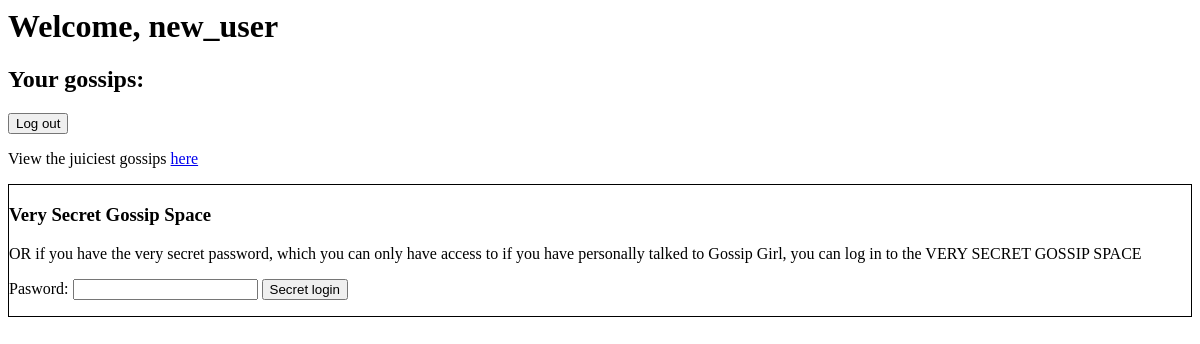
/your-account/new_user/ (signed in), run on an earlier commit of the app's database.
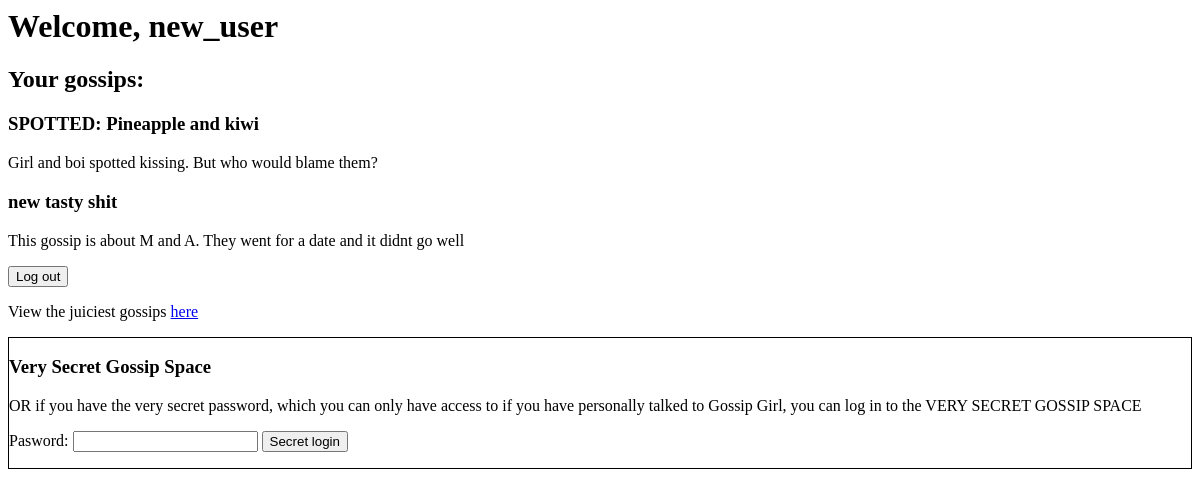
And on a later commit of the database.
### gossip_app/models.py (models this page shows)
class Gossip(models.Model):
    title = models.TextField()
    content=models.TextField()
    author = models.ForeignKey(User,
                               on_delete=models.CASCADE,
                               related_name="gossips")

### gossip_app/views.py (the view)
# urls.py: path("your-account/<str:username>/",views.your_account,name="your_account"),
@login_required
def your_account(request, username):
    user = User.objects.get(username=username)
    gossips = Gossip.objects.filter(
        author=user
    )
    return render(
        request,
        "gossip_app/your_account.html",
        {"gossips": gossips}
    )

### gossip_app/templates/gossip_app/your_account.html (shortened to what this page needs)
<h1>Welcome, {{ user.username }}</h1>
<form method="post" action="{% url 'logout' %}">
  <h2>Your gossips:</h2>
  {% for gossip in gossips %}
    <h3>{{ gossip.title }}</h3>
    <p>{{ gossip.content }}</p>
    {% endfor %}
  <button type="submit">Log out</button>
</form>
<p>
    View the juiciest gossips <a href="{% url 'gossip_list' %}">here</a></p>
    <div style="border: 1px solid black">
    <h3>Very Secret Gossip Space</h3>
    <p>OR if you have the very secret password, which you can only have access to if you have personally talked to Gossip Girl, you can log in to the VERY SECRET GOSSIP SPACE</p>
        <form method="post" action="{% url 'very_secret_gossip' %}">
    <label>Pasword:</label>
    <input type="text" name="password" required>
    <button type="submit">Secret login</button>
    </div>

What changed in the data, as far as the page shows it:
added Gossip: title "SPOTTED: Pineapple and kiwi", content "Girl and boi spotted kissing. But who would blame them?"
added Gossip: title "new tasty shit", content "This gossip is about M and A. They went for a date and it didnt go well"
